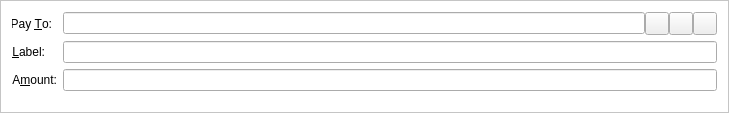
<?xml version="1.0" encoding="UTF-8"?>
<ui version="4.0">
 <class>SendCoinsEntry</class>
 <widget class="QFrame" name="SendCoinsEntry">
  <property name="geometry">
   <rect>
    <x>0</x>
    <y>0</y>
    <width>729</width>
    <height>113</height>
   </rect>
  </property>
  <property name="windowTitle">
   <string>Form</string>
  </property>
  <property name="styleSheet">
   <string notr="true">#SendCoinsEntry {background-color: white;}</string>
  </property>
  <property name="frameShape">
   <enum>QFrame::StyledPanel</enum>
  </property>
  <property name="frameShadow">
   <enum>QFrame::Sunken</enum>
  </property>
  <layout class="QFormLayout" name="formLayout">
   <property name="fieldGrowthPolicy">
    <enum>QFormLayout::AllNonFixedFieldsGrow</enum>
   </property>
   <item row="0" column="0">
    <widget class="QLabel" name="label_2">
     <property name="text">
      <string>Pay &amp;To:</string>
     </property>
     <property name="alignment">
      <set>Qt::AlignRight|Qt::AlignTrailing|Qt::AlignVCenter</set>
     </property>
     <property name="buddy">
      <cstring>payTo</cstring>
     </property>
    </widget>
   </item>
   <item row="0" column="1">
    <layout class="QHBoxLayout" name="payToLayout">
     <property name="spacing">
      <number>0</number>
     </property>
     <item>
      <widget class="QValidatedLineEdit" name="payTo">
       <property name="toolTip">
        <string>The address to send the payment to  (e.g. 4Zo1ga6xuKuQ7JV7M9rGDoxdbYwV5zgQJ5)</string>
       </property>
       <property name="maxLength">
        <number>34</number>
       </property>
      </widget>
     </item>
     <item>
      <widget class="QToolButton" name="addressBookButton">
       <property name="toolTip">
        <string>Choose address from address book</string>
       </property>
       <property name="text">
        <string/>
       </property>
       <property name="icon">
        <iconset resource="../bitcoin.qrc">
         <normaloff>:/icons/address-book</normaloff>:/icons/address-book</iconset>
       </property>
       <property name="shortcut">
        <string>Alt+A</string>
       </property>
      </widget>
     </item>
     <item>
      <widget class="QToolButton" name="pasteButton">
       <property name="toolTip">
        <string>Paste address from clipboard</string>
       </property>
       <property name="text">
        <string/>
       </property>
       <property name="icon">
        <iconset resource="../bitcoin.qrc">
         <normaloff>:/icons/editpaste</normaloff>:/icons/editpaste</iconset>
       </property>
       <property name="shortcut">
        <string>Alt+P</string>
       </property>
      </widget>
     </item>
     <item>
      <widget class="QToolButton" name="deleteButton">
       <property name="toolTip">
        <string>Remove this recipient</string>
       </property>
       <property name="text">
        <string/>
       </property>
       <property name="icon">
        <iconset resource="../bitcoin.qrc">
         <normaloff>:/icons/remove</normaloff>:/icons/remove</iconset>
       </property>
      </widget>
     </item>
    </layout>
   </item>
   <item row="1" column="0">
    <widget class="QLabel" name="label_4">
     <property name="text">
      <string>&amp;Label:</string>
     </property>
     <property name="alignment">
      <set>Qt::AlignRight|Qt::AlignTrailing|Qt::AlignVCenter</set>
     </property>
     <property name="buddy">
      <cstring>addAsLabel</cstring>
     </property>
    </widget>
   </item>
   <item row="1" column="1">
    <layout class="QHBoxLayout" name="horizontalLayout_2">
     <property name="spacing">
      <number>0</number>
     </property>
     <item>
      <widget class="QValidatedLineEdit" name="addAsLabel">
       <property name="enabled">
        <bool>true</bool>
       </property>
       <property name="toolTip">
        <string>Enter a label for this address to add it to your address book</string>
       </property>
      </widget>
     </item>
    </layout>
   </item>
   <item row="2" column="0">
    <widget class="QLabel" name="label">
     <property name="text">
      <string>A&amp;mount:</string>
     </property>
     <property name="alignment">
      <set>Qt::AlignRight|Qt::AlignTrailing|Qt::AlignVCenter</set>
     </property>
     <property name="buddy">
      <cstring>payAmount</cstring>
     </property>
    </widget>
   </item>
   <item row="2" column="1">
    <widget class="BitcoinAmountField" name="payAmount"/>
   </item>
  </layout>
 </widget>
 <customwidgets>
  <customwidget>
   <class>QValidatedLineEdit</class>
   <extends>QLineEdit</extends>
   <header>qvalidatedlineedit.h</header>
  </customwidget>
  <customwidget>
   <class>BitcoinAmountField</class>
   <extends>QLineEdit</extends>
   <header>bitcoinamountfield.h</header>
   <container>1</container>
  </customwidget>
 </customwidgets>
 <resources>
  <include location="../bitcoin.qrc"/>
 </resources>
 <connections/>
</ui>
